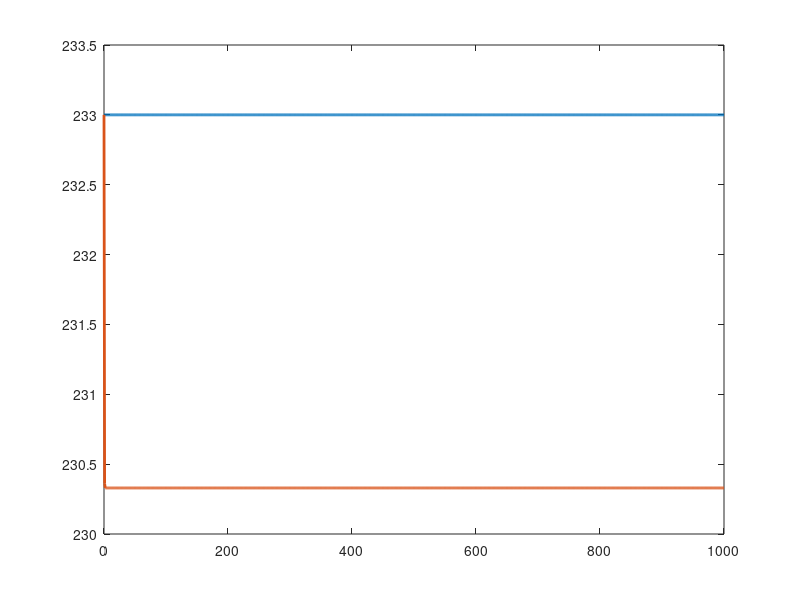

MATLAB code to generate this figure:
% Esame del 2 febbraio 2024, CRANK NICOLSON 
% Simone Canevarolo
% S269893
% 21 aprile 2024

clear all
close all


raggio = 10e-2; % m
alt = 40e-2; % m
altcaduta = 5e3; % m
uu = 5; % m/s

ro = 950; % kg/m^3
hh = 100; % W/m^2/K
Taria = 280; % K
T0 = 233; % k

K = @(T) 4.5*(T/T0);
cpfunz = @(T) 670+1.2*(T-233);

dx = 1e-3;
xx = (0:dx:alt/2)';
Nx = length(xx);

tmax = altcaduta/uu;
dt = 1;
tt = (0:dt:tmax);
Nt = length(tt);

Tm = T0*ones(Nx,1);
kk = K(T0);
cp = cpfunz(T0);

Tcentro(1) = T0;
Tsuperficie(1) = T0;

tic

for ii = 2:Nt
    

    kk = K(Tm);
    cp = cpfunz(Tm);

    aa = dt*kk./ro./cp/dx^2;

    % Matrice per Tm+1

    sup_diag_1 = -1/2*aa;
    main_diag_1 = (1+aa);
    sub_diag_1 = -1/2*aa;

    Band_1 = [[sub_diag_1(2:end);0], main_diag_1, [0;sup_diag_1(1:end-1)]];
  

    AA_1 = spdiags(Band_1,-1:1,Nx,Nx);

    bb_1 = 0;

    AA_1(1,1) = -kk(1)/dx;
    AA_1(1,2) = +kk(1)/dx+hh;


    AA_1(end,end-1) = -1;
    AA_1(end,end) = 1;


    % Matrice per Tm

    sup_diag_2 = -1/2*aa;
    main_diag_2 = (1+aa);
    sub_diag_2 = -1/2*aa;

    Band_2 = [[sub_diag_2(2:end);0], main_diag_2, [0;sup_diag_2(1:end-1)]];

    AA_2 = spdiags(Band_1,-1:1,Nx,Nx);

    bb_2 = 0;

    AA_2(1,1) = -kk(1)/dx;
    AA_2(1,2) = +kk(1)/dx+hh;

    AA_2(end,end-1) = -1;
    AA_2(end,end) = 1;

    % BB=(1/2*(bb_1+bb_2))*zeros(Nx,1)+Tm*AA_2;
BB = AA_2*Tm;
    BB(1) = +hh*Taria;
    BB(end) = 0;


    TT = AA_1\BB;

    Tcentro(ii) = TT(end);
    Tsuperficie(ii) = TT(1);
    Tm = TT;

end

toc

figure(1)
plot(tt,Tcentro,'LineWidth',2)
hold on
plot(tt,Tsuperficie,'linewidth',2)
% plot(xx,TT)





% % Esame del 2 febbraio 2024 pomeriggio, punto b EULERO ALL'INDIETRO
% % Simone Canevarolo
% % S269893
% % 21 aprile 2024
% 
% clear all
% close all
% clc
% 
% raggio = 10e-2; % m
% alt = 40e-2; % m
% altcaduta = 5e3; % m
% uu = 5; % m/s
% 
% ro = 950; % kg/m^3
% hh = 100; % W/m^2/K
% Taria = 280; % K
% T0 = 233; % k
% 
% K = @(T) 4.5*(T/T0);
% cpfunz = @(T) 670+1.2*(T-233);
% 
% dx = 1e-3;
% xx = (0:dx:alt/2)';
% Nx = length(xx);
% 
% tmax = altcaduta/uu;
% dt = 1;
% tt = (0:dt:tmax);
% Nt = length(tt);
% 
% Tm = T0*ones(Nx,1);
% kk = K(T0);
% cp = cpfunz(T0);
% 
% Tsuperficie = T0*ones(Nx,1);
% Tcentro = T0*ones(Nx,1);
% 
% for ii = 2:Nt
% 
%     kk = K(Tm);
%     cp = cpfunz(Tm);
% 
%     aa = dt*kk./ro./cp./dx^2;
% 
%     sup_diag1 = -1/2*aa;
%     main_diag1 = 1+aa;
%     sub_diag1 = sup_diag1;
% 
%     % Band = [[sub_diag(2:end);0], main_diag, [0;sup_diag(1:end-1)]];
%     Band1 = [sub_diag1, main_diag1, sup_diag1];
% 
%     AA1 = spdiags(Band1,-1:1,Nx,Nx);
% 
%     AA1(1,1) = +kk(1)/dx+hh;
%     AA1(1,2) = -kk(1)/dx;
% 
%     AA1(end,end-1) = -1;
%     AA1(end,end) = 1;
% 
% 
% 
%     sup_diag2 = 1/2*aa;
%     main_diag2 = 1-aa;
%     sub_diag2 = sup_diag2;
% 
%     % Band = [[sub_diag(2:end);0], main_diag, [0;sup_diag(1:end-1)]];
%     Band2 = [sub_diag2, main_diag2, sup_diag2];
% 
%     AA2 = spdiags(Band2,-1:1,Nx,Nx);
% 
%     AA2(1,1) = kk(1)/dx+hh;
%     AA2(1,2) = -kk(1)/dx;
% 
%     AA2(end,end-1) = -1;
%     AA2(end,end) = 1;
% 
%     bb = Tm;
% 
%     bb(1) = -hh*Taria;
%     bb(end) = 0;
% 
%     TT = AA1\(AA2*bb);
% 
%     Tcentro(ii) = TT(end);
%     Tsuperficie(ii) = TT(1);
% 
%     Tm = TT;
% 
% end
% 
% figure(1)
% plot(tt,Tcentro,'LineWidth',2)
% hold on
% plot(tt,Tsuperficie,'linewidth',2)
% % plot(xx,TT)
% 
